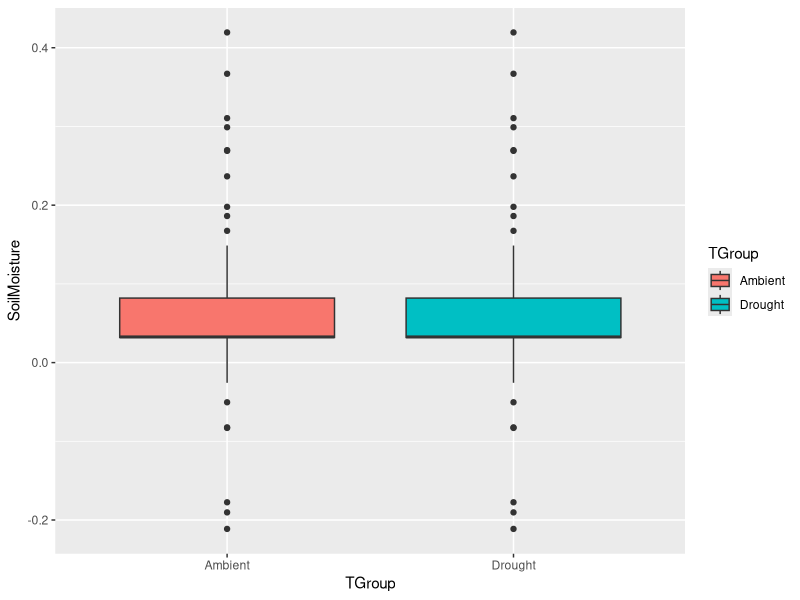

Reproduce this figure in R.
## ---- chunk 1
knitr::opts_chunk$set(echo = TRUE)
## ---- chunk 2
library(ggplot2)
nName<- c("Ambient","Drought")
nSize <- c(30,30)
nMean <- c(0.103697, 0.03247) #Determined from soil dataset.

nSD<- c(.1565, 0.000656)

ID <- 1:(sum(nSize))

SoilMoisture <- c(rnorm(n=nSize[1], mean=nMean[1],sd=nSD[1]), 
                  rnorm(n=nSize[1], mean=nMean[2], sd=nSD[2]))
TGroup <- c(rep(nName[1], 60), rep(nName[2], 60))
ANOdata <-data.frame(ID,TGroup, SoilMoisture)

## ---- chunk 3
AnoModel<- aov(SoilMoisture~TGroup, data=ANOdata)
z<-summary(AnoModel)
aggregate(SoilMoisture~TGroup,data=ANOdata,FUN=mean)
ANOsum <- list(Fval=unlist(z)[7],probF=unlist(z)[9])
print(ANOsum)


## ---- chunk 4
ANOPlot <- ggplot(data=ANOdata,
                  aes(x=TGroup,y=SoilMoisture,fill=TGroup)) +
  geom_boxplot()
print(ANOPlot)

